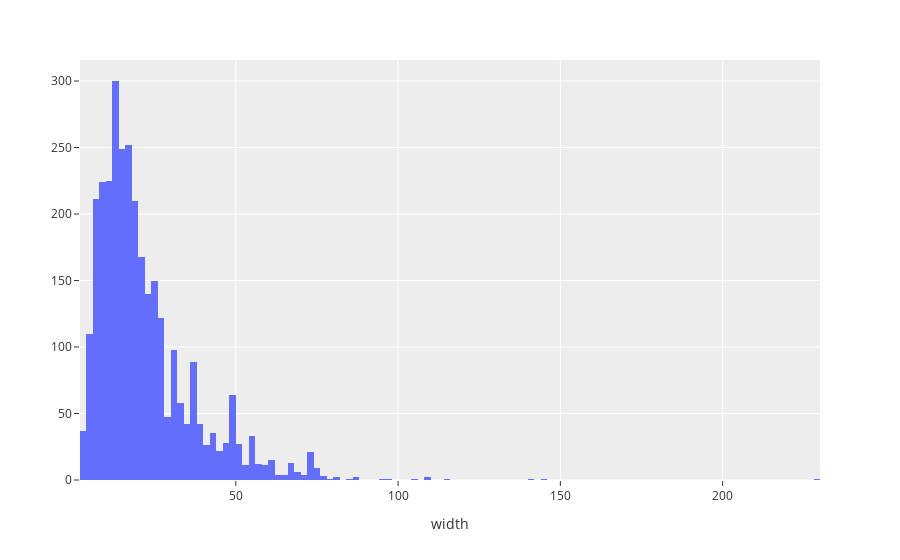

This figure's notebook cell:
### Code cell
#Histogram of Width

fig = px.histogram(DF,x='Width_in')

fig.update_layout(template="ggplot2",
                  xaxis_title="width",
                  yaxis_title="")

fig.show()

### Figure 1 — Plotly figure (JSON) as saved in the notebook; plotly's stock layout.template omitted (floating-point values rounded to 4 significant figures; data arrays with more than 128 entries replaced by an {"elided": "..."} marker saying what was removed)
{"data": [{"bingroup": "x", "hovertemplate": "Width_in=%{x}<br>count=%{y}<extra></extra>", "legendgroup": "", "marker": {"color": "#636efa", "pattern": {"shape": ""}}, "name": "", "orientation": "v", "showlegend": false, "type": "histogram", "x": {"elided": "3393 float values"}, "xaxis": "x", "yaxis": "y"}], "layout": {"barmode": "relative", "legend": {"tracegroupgap": 0}, "margin": {"t": 60}, "xaxis": {"anchor": "y", "domain": [0, 1], "title": {"text": "width"}}, "yaxis": {"anchor": "x", "domain": [0, 1], "title": {"text": ""}}}}
